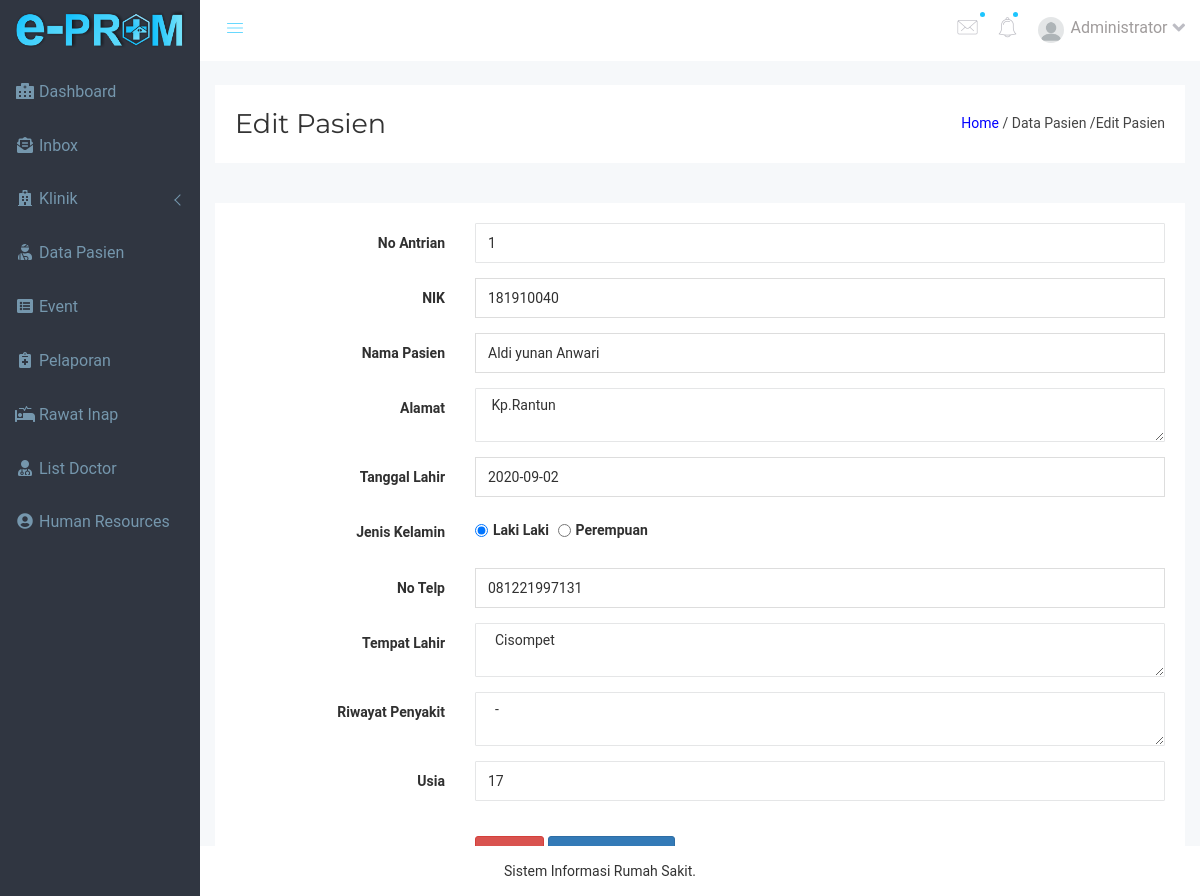
Screenshot of /admin/user/edit.php?id=1 (signed in) with the database file from the repository.
### tables this page shows
CREATE TABLE `t_pasien` (
  `id_pasien` int(11) NOT NULL,
  `no_antrian` int(11) NOT NULL,
  `nik` int(11) NOT NULL,
  `nama` varchar(50) DEFAULT NULL,
  `alamat` text NOT NULL,
  `ttl` date NOT NULL,
  `jk` enum('Laki Laki','Perempuan') DEFAULT NULL,
  `notelp` varchar(15) DEFAULT NULL,
  `tmp_lahir` text,
  `r_penyakit` text,
  `usia` int(3) DEFAULT NULL,
  `tgl_masuk` date NOT NULL
);

### admin/user/edit.php (the view, shortened to what the rows shown need)
<?php include 'header.php'; ?>
<?php $id = $_GET['id'] ?>
  <link rel="stylesheet" href="bootstrap-datepicker/css/bootstrap-datepicker.min.css">
        <div style="margin-bottom:70px;" class="col-lg-12 col-md-12 col-sm-12 col-xs-12">
        <div class="sparkline12-list" style="background-color:#fff; margin-top:10px;">
                                <div class="basic-login-form-ad">
                                    <div class="row">
                                        <div class="col-lg-12 col-md-12 col-sm-12 col-xs-12">
                                            <div class="all-form-element-inner">
                                            <form action="aksi_edit.php" method="post">
                                            <?php
                                            $koneksi = mysqli_connect("localhost","root","","e-prom");
                                            $da = mysqli_query($koneksi,"SELECT * FROM t_pasien WHERE id_pasien='$id'");
                                            while($b = mysqli_fetch_array($da)){
                                            ?>
                                                    <div class="form-group-inner">
                                                        <div class="row">
                                                            <div class="col-lg-3 col-md-3 col-sm-3 col-xs-12">
                                                                <label class="login2 pull-right pull-right-pro">No Antrian</label>
                                                            </div>
                                                            <div class="col-lg-9 col-md-9 col-sm-9 col-xs-12">
                                                                <input type="number" value='<?= $b['no_antrian'] ?>' name="no_antrian" class="form-control" />
                                                            </div>
                                                        </div>
                                                    </div>
                                                    <div class="form-group-inner">
                                                        <div class="row">
                                                            <div class="col-lg-3 col-md-3 col-sm-3 col-xs-12">
                                                                <label class="login2 pull-right pull-right-pro">NIK</label>
                                                            </div>
                                                            <div class="col-lg-9 col-md-9 col-sm-9 col-xs-12">
                                                                <input type="text" class="form-control" name="nik" value='<?= $b['nik'] ?>'/>
                                                            </div>
                                                        </div>
                                                    </div>
                                                    <div class="form-group-inner">
                                                        <div class="row">
                                                            <div class="col-lg-3 col-md-3 col-sm-3 col-xs-12">
                                                                <label class="login2 pull-right pull-right-pro">Nama Pasien</label>
                                                            </div>
                                                            <div class="col-lg-9 col-md-9 col-sm-9 col-xs-12">
                                                                <input type="text" class="form-control" name="nama" value='<?= $b['nama'] ?>' />
                                                            </div>
                                                        </div>
                                                    </div>
                                                    <div class="form-group-inner">
                                                        <div class="row">
                                                            <div class="col-lg-3 col-md-3 col-sm-3 col-xs-12">
                                                                <label class="login2 pull-right pull-right-pro">Alamat</label>
                                                            </div>
                                                            <div class="col-lg-9 col-md-9 col-sm-9 col-xs-12">
                                                                <textarea name="alamat" class="form-control"> <?= $b['alamat'] ?>  </textarea>
                                                            </div>
                                                        </div>
                                                    </div>
                                                    <div class="form-group-inner">
                                                        <div class="row">
                                                            <div class="col-lg-3 col-md-3 col-sm-3 col-xs-12">
                                                                <label class="login2 pull-right pull-right-pro"> Tanggal Lahir </label>
                                                            </div>
                                                            <div class="col-lg-9 col-md-9 col-sm-9 col-xs-12">
                                                                <input type="text" id="date" class="form-control" name="ttl" value='<?= $b['ttl'] ?>' />
                                                            </div>
                                                        </div>
                                                    </div>
                                                    <div class="form-group-inner">
                                                        <div class="row">
                                                            <div class="col-lg-3 col-md-3 col-sm-3 col-xs-3">
                                                                <label class="login2 pull-right pull-right-pro"> Jenis Kelamin </label>
                                                            </div>
                                                            <div class="col-lg-9 col-md-9 col-sm-9 col-xs-9">
                                                                <div class="bt-df-checkbox">
                                                                    <label for="" style="margin-right:5px"><input name="jk" class="pull-left" style="margin-right:5px;" type="radio" checked="" value="Laki Laki" id="optionsRadios1" name="optionsRadios">
                                                                    Laki Laki</label>
                                                                    <label for="">  <input class="pull-left" type="radio" name="jk" value="Perempuan" id="optionsRadios2" style="margin-right:5px;" name="optionsRadios"> Perempuan
                                                                    </label>
                                                                </div>
                                                            </div>
                                                        </div>
                                                    </div>
                                                    <div class="form-group-inner">
                                                        <div class="row">
                                                            <div class="col-lg-3 col-md-3 col-sm-3 col-xs-12">
                                                                <label class="login2 pull-right pull-right-pro"> No Telp </label>
                                                            </div>
                                                            <div class="col-lg-9 col-md-9 col-sm-9 col-xs-12">
                                                                <input type="text" class="form-control" name="no_telp" value='<?= $b['notelp'] ?>' />
                                                            </div>
                                                        </div>
                                                    </div>
                                                    <div class="form-group-inner">
                                                        <div class="row">
                                                            <div class="col-lg-3 col-md-3 col-sm-3 col-xs-12">
                                                                <label class="login2 pull-right pull-right-pro"> Tempat Lahir </label>
                                                            </div>
                                                            <div class="col-lg-9 col-md-9 col-sm-9 col-xs-12">
                                                                <textarea class="form-control" name="tmp_lahir"> <?= $b['tmp_lahir'] ?> </textarea>
                                                            </div>
                                                        </div>
                                                    </div>
                                                    <div class="form-group-inner">
                                                        <div class="row">
                                                            <div class="col-lg-3 col-md-3 col-sm-3 col-xs-12">
                                                                <label class="login2 pull-right pull-right-pro"> Riwayat Penyakit </label>
                                                            </div>
                                                            <div class="col-lg-9 col-md-9 col-sm-9 col-xs-12">
                                                                <textarea class="form-control" name="r_penyakit"> <?= $b['r_penyakit'] ?> </textarea>
                                                            </div>
                                                        </div>
                                                    </div>
                                                    <div class="form-group-inner">
                                                        <div class="row">
                                                            <div class="col-lg-3 col-md-3 col-sm-3 col-xs-12">
                                                                <label class="login2 pull-right pull-right-pro"> Usia </label>
                                                            </div>
                                                            <div class="col-lg-9 col-md-9 col-sm-9 col-xs-12">
                                                                <input type="number" class="form-control" name="usia" value='<?= $b['usia'] ?>' />
                                                            </div>
                                                        </div>
                                                    </div>
                                                    <div class="form-group-inner">
                                                        <div class="login-btn-inner">
                                                            <div class="row">
                                                                <div class="col-lg-3"></div>
                                                                <div class="col-lg-9">
                                                                    <div class="login-horizental cancel-wp pull-left form-bc-ele">
                                                                        <a href="../list-pasien.php" type="button" class="btn btn-danger btn-sm"> Kembali </a>
                                                                        <button class="btn btn-sm btn-primary" type="submit">Simpan Perubahan</button>
                                                                    </div>
                                                                </div>
                                                            </div>
                                                        </div>
                                                    </div>
                                                </form>
                                            <?php } ?>
                                            </div>
                                        </div>
                                    </div>
                                </div>
        </div>
        </div>
<?php include 'footer.php'; ?>

### admin/user/header.php (shortened to what the rows shown need)
<?php
include '../../koneksi.php';
    ?>
<!doctype html>
<html class="no-js" lang="en">
<head>
    <link rel="stylesheet" href="../css/bootstrap.min.css">
    <link rel="stylesheet" href="https://cdnjs.cloudflare.com/ajax/libs/font-awesome/5.15.1/css/all.min.css" />
    <link rel="stylesheet" href="../css/owl.carousel.css">
    <link rel="stylesheet" href="../css/owl.theme.css">
    <link rel="stylesheet" href="../css/owl.transitions.css">
    <link rel="stylesheet" href="../css/animate.css">
    <link rel="stylesheet" href="../css/normalize.css">
    <link rel="stylesheet" href="../css/meanmenu.min.css">
    <link rel="stylesheet" href="../css/main.css">
    <link rel="stylesheet" href="../css/educate-custon-icon.css">
    <link rel="stylesheet" href="../css/morrisjs/morris.css">
    <link rel="stylesheet" href="../css/scrollbar/jquery.mCustomScrollbar.min.css">
    <link rel="stylesheet" href="../css/metisMenu/metisMenu.min.css">
    <link rel="stylesheet" href="../css/metisMenu/metisMenu-vertical.css">
    <link rel="stylesheet" href="../css/calendar/fullcalendar.min.css">
    <link rel="stylesheet" href="../css/calendar/fullcalendar.print.min.css">
    <link rel="stylesheet" href="../css/editor/select2.css">
    <link rel="stylesheet" href="../css/editor/datetimepicker.css">
    <link rel="stylesheet" href="../css/editor/bootstrap-editable.css">
    <link rel="stylesheet" href="../css/editor/x-editor-style.css">
    <link rel="stylesheet" href="../css/data-table/bootstrap-table.css">
    <link rel="stylesheet" href="../css/data-table/bootstrap-editable.css">
    <link rel="stylesheet" href="../style1.css">
    <link rel="stylesheet" href="../css/responsive.css">
</head>
</head>
<body>
    <div class="all-content-wrapper">
        <div class="header-advance-area">
            <div class="header-top-area">
                <div class="container-fluid">
                    <div class="row">
                        <div class="col-lg-12 col-md-12 col-sm-12 col-xs-12">
                            <div class="header-top-wraper">
                                <div class="row">
                                    <div class="col-lg-5 col-md-5 col-sm-12 col-xs-12">
                                        <div class="header-right-info">
                                            <ul class="nav navbar-nav mai-top-nav header-right-menu">
                                                <li class="nav-item">
                                                    <a href="#" data-toggle="dropdown" role="button" aria-expanded="false" class="nav-link dropdown-toggle">
															<img src="../img/logo/avatar1.png" alt="" />
															<span class="admin-name">
                                                            <?php
                                                            $kas = $_SESSION['username'];
                                                            $admin = mysqli_query($Koneksi,"SELECT * FROM t_admin WHERE username='$kas'");
                                                            while($d5 = mysqli_fetch_array($admin)){
                                                                echo $d5['nama'];
                                                            }
                                                            ?>
                                                            </span>
															<i class="fa fa-angle-down edu-icon edu-down-arrow color-custom"></i>
														</a>
                                                </li>
                                            </ul>
                                        </div>
                                    </div>
                                </div>
                            </div>
                        </div>
                    </div>
                </div>
            </div>

### rows the page displays
t_pasien: no_antrian "1", nik "181910040", nama "Aldi yunan Anwari", alamat "Kp.Rantun", ttl "2020-09-02", no_telp "081221997131", tmp_lahir "Cisompet", r_penyakit "-", usia "17"

### other values shown
$d5['nama'] "Administrator"
